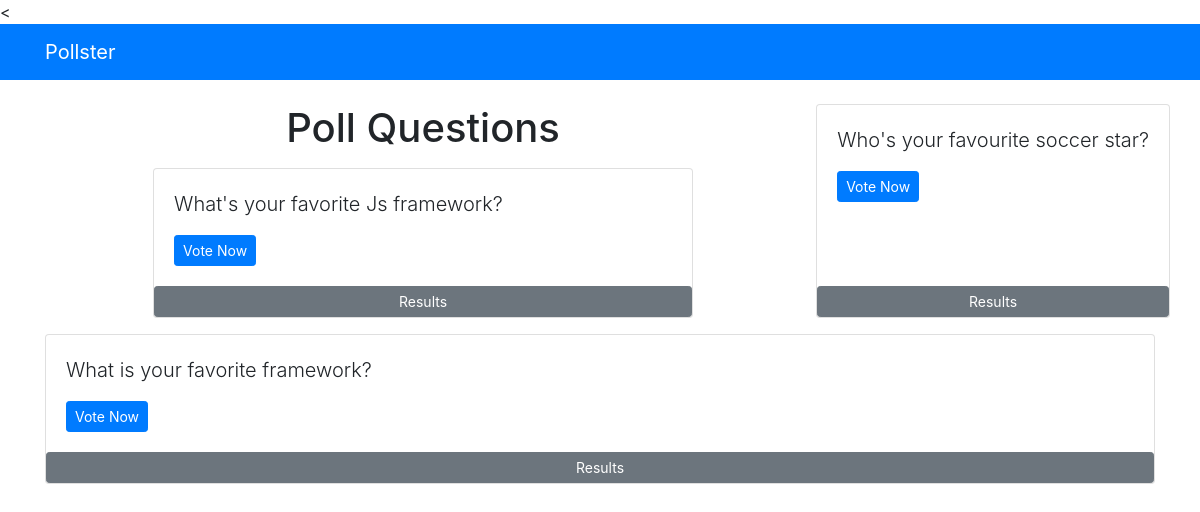
Screenshot of /polls/ with the database file from the repository.
### polls/models.py (models this page shows, shortened)
class Question(models.Model):
    question_text = models.CharField(max_length=200)
    pub_date = models.DateTimeField('date Published')

### polls/views.py (the view)
# urls.py: path('', views.index, name='index'),
def index(request):
    latest_question_list = Question.objects.order_by('-pub_date')[:5]
    context = {'latest_question_list': latest_question_list}
    return render(request, 'polls/index.html', context)

### templates/polls/index.html
{% extends 'base.html' %}
{% block content %}
<h1 class="text-center mb-3">Poll Questions</h1>
{% if latest_question_list %}
 {% for question in latest_question_list %}
   <div class="card mb-3">
         <div class="card-body ">
             <p class="lead">{{question.question_text}}</p>
            <a href="{% url 'polls:detail' question.id %}" class="btn btn-primary btn-sm">Vote Now</a>
         </div>
        <a href="{% url 'polls:results' question.id %}" class="btn btn-secondary btn-sm">Results</a>
        </div>
     </div>
 {% endfor %}
{% else %}
   <p>No polls available</p>
{% endif %}
{% endblock %}

### rows the page displays
Question: question_text "What's your favorite Js framework?"
Question: question_text "Who's your favourite soccer star?"
Question: question_text "What is your favorite framework?"
